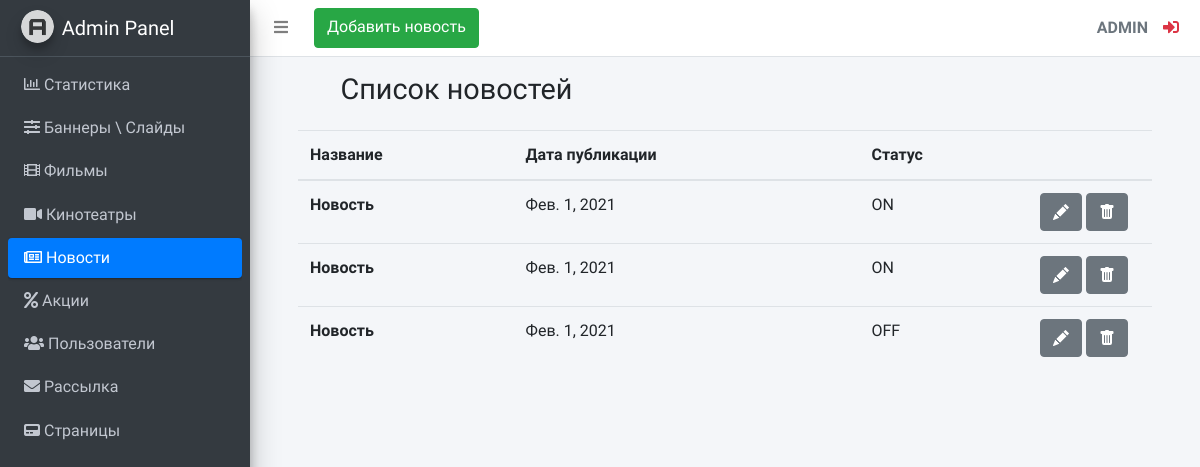
The app's page /adminLte/news/list (signed in) with its own data.
### KinoSite/apps/adminLte/models.py (models this page shows, shortened)
class News(models.Model):
    STATUS = (
        ('ON', 'Active'),
        ('OFF', 'Inactive'),
    )
    news_name = models.CharField(max_length=255, verbose_name='Название новости')
    news_description = models.TextField(verbose_name='Описание новости')
    news_main_image = models.ImageField(verbose_name='Логотип новости', upload_to='images/news/logo/')
    news_image1 = models.ImageField(verbose_name='Первое изображение', upload_to='images/news/')
    news_image2 = models.ImageField(verbose_name='Второе изображение', upload_to='images/news/')
    news_image3 = models.ImageField(verbose_name='Третее изображение', upload_to='images/news/')
    news_image4 = models.ImageField(verbose_name='Четвёртое изображение', upload_to='images/news/')
    news_image5 = models.ImageField(verbose_name='Пятое изображение', upload_to='images/news/')
    news_url = models.URLField(verbose_name='Ссылка на видео', null=True)
    news_published_date = models.DateField(verbose_name='Дата публикации новости')
    news_status = models.CharField(verbose_name='', max_length=3, choices=STATUS) #пустой вербоус нейм, конфликт с crispy forms

### KinoSite/apps/adminLte/services.py (the view)
    def proxy(request, pk=None):
        u = request.user
        if u.is_authenticated:
            if u.is_superuser:
                if not have_pk:
                    return func(request)
                else:
                    return func(request, pk)
            else:
                return redirect('public_index')
        else:
            return redirect('admin_login')

### KinoSite/apps/adminLte/services.py (called while the page is built)
def admin_views_proxy(func, have_pk=False):
    def proxy(request, pk=None):
        u = request.user
        if u.is_authenticated:
            if u.is_superuser:
                if not have_pk:
                    return func(request)
                else:
                    return func(request, pk)
            else:
                return redirect('public_index')
        else:
            return redirect('admin_login')
    return proxy

    @staticmethod
    def model_list(model_sender):
        return model_sender.objects.all()

### KinoSite/apps/adminLte/views.py (called while the page is built)
def news_list(request):
    news = services.Get.model_list(models.News)
    return render(request, 'adminLte/news/news_list.html', {'news': news})

### KinoSite/templates/adminLte/news/news_list.html (shortened to what this page needs)
{% extends 'adminLte/base.html' %}
{% block news %}
    <li class="nav-item">
        <a href="{% url 'admin_news_list' %}" class="nav-link active">
              <i class="far fa-newspaper"></i>
              <p>
                  Новости
              </p>
        </a>
    </li>
{% endblock %}
{% block navbar_item %}
<a class="btn btn-success" href="{% url 'admin_news_form' %}">Добавить новость</a>
{% endblock %}
{% block content_title %}
    <h1 class="m-0">Список новостей</h1>
{% endblock %}
{% block main_content %}
{% if news %}
        <table class="table">
            <thead>
                <tr>
                    <th scope="col">Название</th>
                    <th scope="col">Дата публикации</th>
                    <th scope="col">Статус</th>
                    <th scope="col"></th>
                </tr>
            </thead>
                <tbody>
                    {% for el in news %}
                    <tr>
                        <th scope="row">{{ el.news_name }}</th>
                            <td>{{ el.news_published_date }}</td>
                            <td>{{ el.news_status }}</td>
                            <td style="width: 124px">
                                <a class="btn btn-secondary" href="{% url 'admin_news_edit' pk=el.pk %}" role="button">
                                </a>
                                <a class="btn btn-secondary" href="{% url 'admin_news_delete' pk=el.pk %}" role="button">
                                </a>
                            </td>
                    </tr>
                    {% endfor %}
                </tbody>
        </table>
{% else %}
<div>
    <h3>Список новостей пуст. Вы можете добавить<a href="{%url 'admin_news_form'%}"> здесь</a></h3>
</div>
{% endif %}
{% endblock %}

### KinoSite/templates/adminLte/base.html (shortened to what this page needs)
{% load static %}
<!DOCTYPE html>
<html lang="en">
<head>
  <link rel="stylesheet" href="{% static 'plugins/fontawesome-free/css/all.min.css' %}">
  <link rel="stylesheet" href="{% static 'dist/css/adminlte.min.css' %}">
</head>
<body class="hold-transition sidebar-mini">
<div class="wrapper">
{% block body %}
  <nav class="main-header navbar navbar-expand navbar-white navbar-light">
    <ul class="navbar-nav">
      <li class="nav-item">
        <a class="nav-link" data-widget="pushmenu" href="#" role="button"><i class="fas fa-bars" style="margin-right: 10px"></i></a>
      </li>
      {% block navbar_item %}
      {% endblock %}
    </ul>
    <ul class="navbar-nav ml-auto">
      <div class="user-panel d-flex">
          <div class="info">
              <a class="d-block text-uppercase text-secondary"><strong>{{ user.username }}</strong></a>
          </div>
          <div class="info">
              <a href="{% url 'admin_logout' %}" class="fas fa fa-sign-in-alt mr-2 text-danger"></a>
          </div>
      </div>
    </ul>
  </nav>
  <aside class="main-sidebar sidebar-dark-primary elevation-4">
    <a href="{% url 'admin_index'%}" class="brand-link">
      <img src="{% static 'dist/img/AdminLTELogo.png' %}" alt="AdminLTE Logo" class="brand-image img-circle elevation-3" style="opacity: .8">
      <span class="brand-text font-weight-light">Admin Panel</span>
    </a>
    <div class="sidebar">
        <nav class="mt-2">
            <ul class="nav nav-pills nav-sidebar flex-column" data-widget="treeview" role="menu" data-accordion="false">
                {% block statistic %}
                <li class="nav-item">
                    <a href="{% url 'admin_index' %}" class="nav-link">
                        <i class="far fa-chart-bar"></i>
                        <p>
                            Статистика
                        </p>
                    </a>
                </li>
                {% endblock %}
                {% block banner %}
                <li class="nav-item">
                    <a href="{% url 'admin_banner_list' %}" class="nav-link">
                        <i class="fas fa-sliders-h"></i>
                        <p>
                            Баннеры \ Слайды
                        </p>
                    </a>
                </li>
                {% endblock %}
                {% block film %}
                <li class="nav-item">
                    <a href="{% url 'admin_film_list' %}" class="nav-link">
                        <i class="fas fa-film"></i>
                        <p>
                            Фильмы
                        </p>
                    </a>
                </li>
                {% endblock %}
                {% block cinema %}
                <li class="nav-item">
                    <a href="{% url 'admin_cinema_list' %}" class="nav-link">
                        <i class="fas fa-video"></i>
                        <p>
                            Кинотеатры
                        </p>
                    </a>
                </li>
                {% endblock %}
                {% block news %}{% endblock %}
                {% block promotion %}
                <li class="nav-item">
                    <a href="{% url 'admin_promotion_list' %}" class="nav-link">
                        <i class="fas fa-percent"></i>
                        <p>
                            Акции
                        </p>
                    </a>
                </li>
                {% endblock %}
                {% block users %}
                <li class="nav-item">
                    <a href="{% url 'admin_users_list' %}" class="nav-link">
                        <i class="fas fa-users"></i>
                        <p>
                            Пользователи
                        </p>
                    </a>
                </li>
                {% endblock %}
                {% block mailing %}
                <li class="nav-item">
                    <a href="{% url 'admin_mailing' %}" class="nav-link">
                        <i class="fas fa-envelope"></i>
                        <p>
                            Рассылка
                        </p>
                    </a>
                </li>
                {% endblock %}
                {% block page %}
                <li class="nav-item menu-close">
                    <a href="#" class="nav-link">
                        <i class="fas fa-pager"></i>
                        <p>
                            Страницы
                        </p>
                    </a>
                </li>
                {% endblock %}
            </ul>
        </nav>
    </div>
  </aside>
    <div class="content-wrapper">
        <div class="content-header">
            <div class="container-fluid">
                <div class="row mb-2">
                    <div class="col-sm-6" style="margin-left: 75px; margin-right: 75px">
                        {% block content_title %}{% endblock %}
                    </div>
                </div>
            </div>
        </div>
        <div class="row" style="margin-left: 48px; margin-right: 48px">
            {% block main_content %}{% endblock %}
        </div>
        <div class="row" style="margin-left: 48px; margin-right: 48px; height: 200px">
        </div>
    </div>
</div>
{% endblock %}
</body>
</html>

### records on screen
News: news_name "Новость", news_published_date "Фев. 1, 2021", news_status "ON"
News: news_name "Новость", news_published_date "Фев. 1, 2021", news_status "ON"
News: news_name "Новость", news_published_date "Фев. 1, 2021", news_status "OFF"

### other values on screen
{{ user.username }} "ADMIN"
